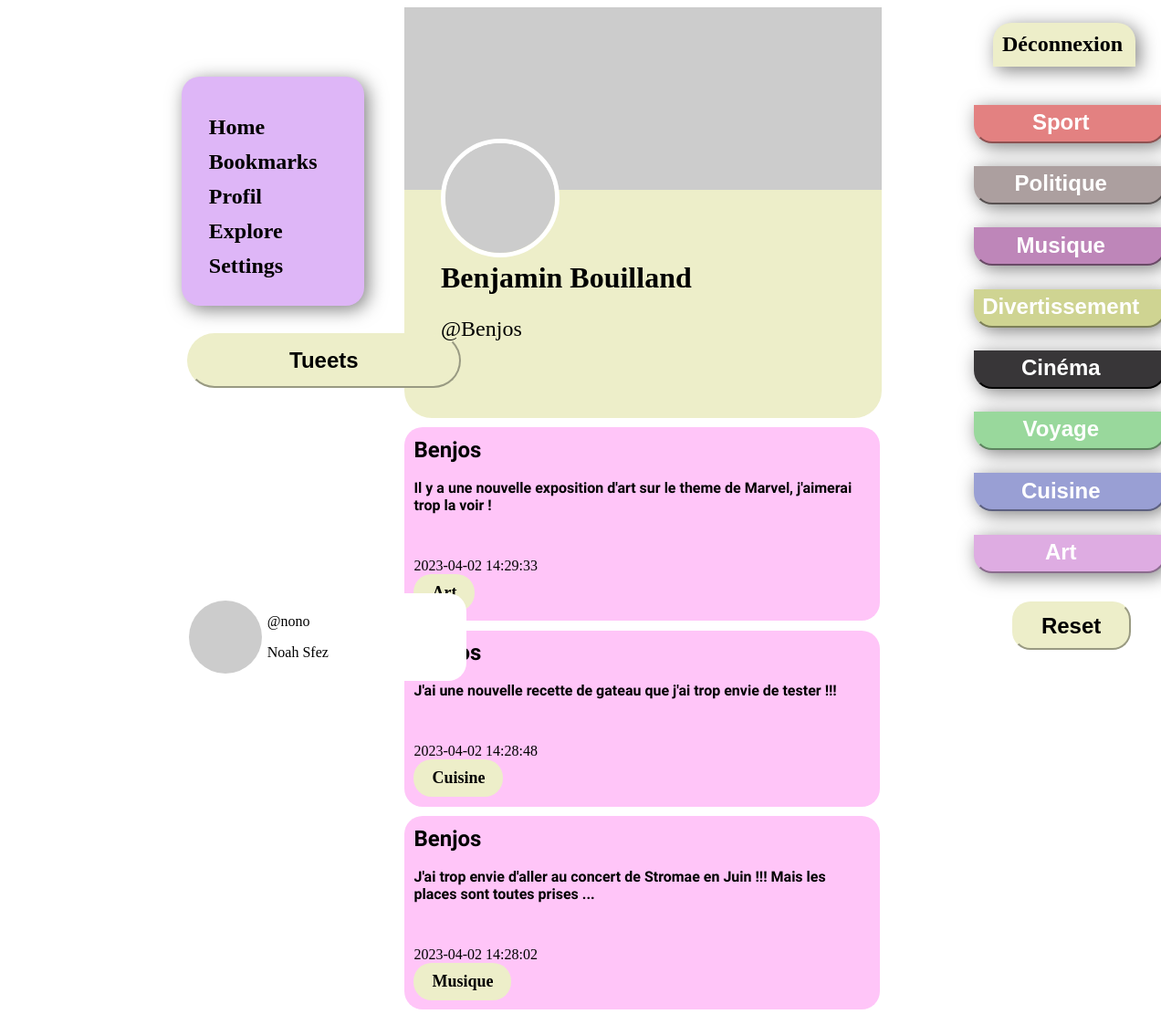
The app's page /user.php?profil=Benjos (signed in) with its own data.
### tables this page shows
CREATE TABLE `users` (
  `id_users` int NOT NULL,
  `pseudo` varchar(30) NOT NULL,
  `prenom` varchar(30) NOT NULL,
  `nom` varchar(30) NOT NULL,
  `mail` varchar(40) NOT NULL,
  `mdp` varchar(255) NOT NULL,
  `user_photo` varchar(150) DEFAULT 'https://picsum.photos/100/100',
  `date_de_naissance` date NOT NULL
);

CREATE TABLE `tweet` (
  `id_tweet` int NOT NULL,
  `message` text NOT NULL,
  `date_heure_message` datetime NOT NULL,
  `type` varchar(40) NOT NULL,
  `image_chemin` varchar(260) DEFAULT NULL,
  `id_users` int NOT NULL
);

### user.php (the view, shortened to what this page needs)
<!DOCTYPE html>
<html>
<head>
    <link rel="stylesheet" type="text/css" href="style.css">
</head>
<body>
    <?php
        $pdo = new PDO('mysql:host=localhost;dbname=testtwitter','root', '', array(PDO::ATTR_ERRMODE => PDO::ERRMODE_WARNING, PDO::MYSQL_ATTR_INIT_COMMAND => 'SET NAMES utf8'));
        if(isset($_GET['profil'])){
            $profil_id = $_GET['profil'];
        }
        $random_user = $pdo->query('SELECT id_users, user_photo, pseudo, prenom, nom FROM users ORDER BY RAND() LIMIT 1')->fetch(PDO::FETCH_ASSOC);
        $user_query = $pdo->query("SELECT * FROM users WHERE pseudo='$profil_id'");
        $user = $user_query->fetch(PDO::FETCH_ASSOC);
    ?>
    <header class="header nav-profil">
      <div class="nav-bar">
        <a href="index.php" class="nav">Home</a>
        <a href="" class="nav">Bookmarks</a>
        <a href="profil.php" class="nav">Profil</a>
        <a href="" class="nav">Explore</a>
        <a href="" class="nav">Settings </a>
      </div>
      <button id="myBtn" class="btn-modal">Tueets</button>
      <div class="profil">
        <div class="img-profil">
          <a href="profil.php"><img src="<?php echo $random_user['user_photo']; ?>" alt="" class="img-profil"></a>
        </div>
        <div class="utilisateur">
          <p>@<?php  echo $_SESSION['pseudo']; ?></p>
          <p><?php echo $_SESSION['prenom'] . ' ' . $_SESSION['nom']; ?></p>
        </div>
      </div>
    </header>
    <main>
      <div class="head-profil">
        <div class="bio">
          <img src="<?php echo $random_user['user_photo']; ?>" alt="" class="banniere-profil">
            <div class="head">
              <img src="<?php echo $random_user['user_photo']; ?>" alt="" class="head-img">
              <h3 class="head-name"><?php echo $user['prenom'] . ' ' . $user['nom']; ?></h3>
              <p class="head-pseudo">@<?php echo $user['pseudo']; ?></p>
            </div>
        </div>
        <div class="profil-tweet">
          <?php
            $rqt= "SELECT * FROM tweet WHERE id_users='" . $user['id_users'] . "' ORDER BY date_heure_message DESC";
            $result = $pdo->query($rqt);
            while ($row = $result->fetch(PDO::FETCH_ASSOC)) {
              echo '<div class="tweet_content ' . $row['type'] .' content-respo">';
              echo '<div class="pseudo_message">';
              echo '<span class="pseudo_tweet">' . $user['pseudo'] . '</span><br>';
              echo '<span class="message_tweet">' .$row['message'] . '</span><br>';
              echo '</div>';
              echo '<div class="date_supprimer">';
              echo $row['date_heure_message'] . '<br>';
              echo '<div class="type_response">';
              echo $row['type'];
              echo '</div>';
              echo '</div>';
              echo '</div>';
            }
          ?>
        </div>
      </div>
      <div class="last-profil">
        <a href="inscription.php" class="deconnexion">Déconnexion</a>
          <div class="filter-buttons">
            <button class="filter-btn buttons-all sport" data-tag="Sport">Sport</button>
            <button class="filter-btn buttons-all politique" data-tag="Politique">Politique</button>
            <button class="filter-btn buttons-all musique" data-tag="Musique">Musique</button>
            <button class="filter-btn buttons-all divertissement" data-tag="Divertissement">Divertissement</button>
            <button class="filter-btn buttons-all cinema" data-tag="Cinéma">Cinéma</button>
            <button class="filter-btn buttons-all voyage" data-tag="Voyage">Voyage</button>
            <button class="filter-btn buttons-all cuisine" data-tag="Cuisine">Cuisine</button>
            <button class="filter-btn buttons-all art" data-tag="Art">Art</button>
          </div>
          <button id="resetButton" class="reset-filter">Reset</button>
      </div>
    </main>
</body>
</html>

### style.css (style rules this page uses)
a { color: rgb(0, 0, 0); text-decoration: unset; }
main { display: flex; margin-left: 33.3%; }
body { background-color: rgb(255, 255, 255); display: flex; flex-direction: column; overflow-x: hidden; }
:root { --couleur-tweeter: rgb(0, 172, 238); --couleur-sport: #E38181; --couleur-politique: #AC9F9F; --couleur-musique: #BE86B9; --couleur-divertissement: #CFD492; --couleur-cinema: #383638; --couleur-voyage: #99D89C; --couleur-cuisine: #999FD4; --couleur-art: #DEACE2; --violet-lotus: rgb(171, 86, 162); }

### components/header.css (style rules this page uses)
.header { margin-left: 15%; position: fixed; }
.profil { background-color: rgb(255, 255, 255); transition: 0.5s; width: 100%; border-radius: 20px; margin-top: 75%; padding: 2%; display: flex; }
.img-profil { width: 80px; height: 80px; border-radius: 50%; border: 1px solid white; object-fit: cover; }
.utilisateur { margin-left: 2%; color: rgb(0, 0, 0); }

### components/post.css (style rules this page uses)
.pseudo_tweet { font-weight: bold; font-size: x-large; font-family: 'Prompt', sans-serif; }
.message_tweet { font-weight: bold; font-family: 'Prompt', sans-serif; }
.tweet_content { width: 500px; gap: 30px; display: flex; flex-direction: column; padding: 2%; margin-right: 22px; background-color: rgb(255, 197, 248); margin-top: 2%; border-radius: 20px; }
.pseudo_message { display: flex; flex-direction: column; }
.date_supprimer { display: flex; flex-direction: column-reverse; align-items: flex-end; justify-content: end; display: block; }
.type_response { font-weight: bold; background-color: #EDEEC9; color: black; padding: 2% 4%; border-radius: 20px; font-size: large; width: max-content; }
.sport { background-color: var(--couleur-sport); border-color: var(--couleur-sport); }
.politique { background-color: var(--couleur-politique); border-color: var(--couleur-politique); }
.musique { background-color: var(--couleur-musique); border-color: var(--couleur-musique); }
.divertissement { background-color: var(--couleur-divertissement); border-color: var(--couleur-divertissement); }
.cinema { background-color: var(--couleur-cinema); border-color: var(--couleur-cinema); }
.voyage { background-color: var(--couleur-voyage); border-color: var(--couleur-voyage); }
.cuisine { background-color: var(--couleur-cuisine); border-color: var(--couleur-cuisine); }
.art { background-color: var(--couleur-art); border-color: var(--couleur-art); }

### components/nav.css (style rules this page uses)
.nav-bar { display: flex; flex-direction: column; font-size: x-large; gap: 80%; width: 140px; background-color: rgb(222, 182, 247); padding: 10%; border-radius: 20px; box-shadow: 4px 4px 20px rgba(0, 0, 0, 0.5); }
.nav-profil { margin-top: 6%; }
.nav { color: rgb(0, 0, 0); margin-top: 8%; font-size: x-large; font-weight: bold; transition: 0.5s; }

### components/modal.css (style rules this page uses)
.btn-modal { background-color: #edeec9; color: black; width: 300px; height: 60px; border-radius: 40px; border-color: rgb( 237, 238, 201); margin-top: 10%; margin-left: 2%; font-size: x-large; font-weight: bold; transition: 0.5s; }

### components/type.css (style rules this page uses)
.last-profil { display: flex; flex-direction: column; padding: 2%; margin-left: 10%; }
.deconnexion { font-size: x-large; background-color: #EDEEC9; padding: 5%; width: 135px; color: black; font-weight: bold; border-top-left-radius: 20px; border-top-right-radius: 20px; font-weight: bold; cursor: pointer; margin-left: 10%; box-shadow: 4px 4px 20px rgba(0, 0, 0, 0.5); transition: 0.5s; }
.filter-btn { font-size: x-large; font-weight: bold; margin-top: 15%; padding: 2% 15% 4% 4%; color: white; border-bottom-left-radius: 20px; border-bottom-right-radius: 20px; cursor: pointer; box-shadow: 4px 4px 20px rgba(0, 0, 0, 0.5); width: 210px; }
.filter-buttons { margin-top: 8%; margin-right: 20%; display: flex; flex-direction: column; }
.reset-filter { font-size: x-large; font-weight: bold; margin-top: 15%; margin-left: 20%; margin-right: 18%; padding: 5%; color: black; border-radius: 20px; background-color: #EDEEC9; border-color: #EDEEC9; cursor: pointer; transition: 0.5s; }

### components/profil.css (style rules this page uses)
.banniere-profil { width: 523px; height: 200px; }
.head-profil { display: flex; flex-direction: column; min-height: 1340px; max-height: auto; margin-left: 2%; }
.head-img { border-radius: 50%; border: 5px solid white; width: 120px; }
.head-name { font-size: xx-large; margin: 0; }
.bio { background-color: #EDEEC9; border-radius: 30px; }
.head { position: relative; bottom: 60px; left: 40px; z-index: 0; }
.head-pseudo { font-size: x-large; }
.profil-tweet { display: flex; flex-direction: column; }

### records on screen
users: prenom "Benjamin", nom "Bouilland", pseudo "Benjos"
tweet: id_users.pseudo "Benjos", message "Il y a une nouvelle exposition d'art sur le theme de Marvel, j'aimerai trop la voir !", date_heure_message "2023-04-02 14:29:33", type "Art"
tweet: message "J'ai une nouvelle recette de gateau que j'ai trop envie de tester !!!", date_heure_message "2023-04-02 14:28:48", type "Cuisine"
tweet: id_users.pseudo "Benjos", message "J'ai trop envie d'aller au concert de Stromae en Juin !!! Mais les places sont toutes prises ...", date_heure_message "2023-04-02 14:28:02", type "Musique"

### other values on screen
$_SESSION['pseudo'] "nono"
$_SESSION['prenom'] "Noah"
$_SESSION['nom'] "Sfez"
